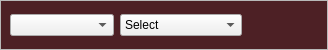
                            <widget class="QFrame" name="frame_13">
                             <property name="maximumSize">
                              <size>
                               <width>16777215</width>
                               <height>50</height>
                              </size>
                             </property>
                             <property name="styleSheet">
                              <string notr="true">#frame_13{
background-color: rgb(77, 32, 37);

}</string>
                             </property>
                             <property name="frameShape">
                              <enum>QFrame::StyledPanel</enum>
                             </property>
                             <property name="frameShadow">
                              <enum>QFrame::Raised</enum>
                             </property>
                             <layout class="QHBoxLayout" name="horizontalLayout_14">
                              <property name="spacing">
                               <number>0</number>
                              </property>
                              <property name="leftMargin">
                               <number>0</number>
                              </property>
                              <property name="topMargin">
                               <number>0</number>
                              </property>
                              <property name="rightMargin">
                               <number>0</number>
                              </property>
                              <property name="bottomMargin">
                               <number>0</number>
                              </property>
                              <item alignment="Qt::AlignLeft">
                               <widget class="QFrame" name="frame_15">
                                <property name="maximumSize">
                                 <size>
                                  <width>300</width>
                                  <height>16777215</height>
                                 </size>
                                </property>
                                <property name="styleSheet">
                                 <string notr="true">#frame_15{
	background-color: rgb(77, 32, 37);
	border-color: rgba(0, 0, 0, 0);
	border-width: .5px;
	border-style: inset;
}</string>
                                </property>
                                <property name="frameShape">
                                 <enum>QFrame::StyledPanel</enum>
                                </property>
                                <property name="frameShadow">
                                 <enum>QFrame::Raised</enum>
                                </property>
                                <layout class="QHBoxLayout" name="horizontalLayout_15">
                                 <item alignment="Qt::AlignLeft">
                                  <widget class="QComboBox" name="list_box">
                                   <property name="cursor">
                                    <cursorShape>PointingHandCursor</cursorShape>
                                   </property>
                                   <property name="toolTip">
                                    <string>Select list</string>
                                   </property>
                                   <property name="styleSheet">
                                    <string notr="true"/>
                                   </property>
                                   <property name="placeholderText">
                                    <string>Add Item</string>
                                   </property>
                                   <item>
                                    <property name="text">
                                     <string>Add Item</string>
                                    </property>
                                   </item>
                                   <item>
                                    <property name="text">
                                     <string>Completed</string>
                                    </property>
                                   </item>
                                   <item>
                                    <property name="text">
                                     <string>Plan to Watch</string>
                                    </property>
                                   </item>
                                  </widget>
                                 </item>
                                 <item alignment="Qt::AlignLeft">
                                  <widget class="QComboBox" name="rating_box">
                                   <property name="cursor">
                                    <cursorShape>PointingHandCursor</cursorShape>
                                   </property>
                                   <property name="toolTip">
                                    <string>Select score</string>
                                   </property>
                                   <property name="styleSheet">
                                    <string notr="true"/>
                                   </property>
                                   <item>
                                    <property name="text">
                                     <string>Select</string>
                                    </property>
                                   </item>
                                   <item>
                                    <property name="text">
                                     <string>(10) Masterpiece</string>
                                    </property>
                                   </item>
                                   <item>
                                    <property name="text">
                                     <string>(9) Great</string>
                                    </property>
                                   </item>
                                   <item>
                                    <property name="text">
                                     <string>(8) Very Good</string>
                                    </property>
                                   </item>
                                   <item>
                                    <property name="text">
                                     <string>(7) Good</string>
                                    </property>
                                   </item>
                                   <item>
                                    <property name="text">
                                     <string>(6) Fine</string>
                                    </property>
                                   </item>
                                   <item>
                                    <property name="text">
                                     <string>(5) Average</string>
                                    </property>
                                   </item>
                                   <item>
                                    <property name="text">
                                     <string>(4) Bad</string>
                                    </property>
                                   </item>
                                   <item>
                                    <property name="text">
                                     <string>(3) Very Bad</string>
                                    </property>
                                   </item>
                                   <item>
                                    <property name="text">
                                     <string>(2) Horrible</string>
                                    </property>
                                   </item>
                                   <item>
                                    <property name="text">
                                     <string>(1) Appalling</string>
                                    </property>
                                   </item>
                                  </widget>
                                 </item>
                                </layout>
                               </widget>
                              </item>
                              <item>
                               <widget class="QFrame" name="frame_14">
                                <property name="sizePolicy">
                                 <sizepolicy hsizetype="Preferred" vsizetype="Preferred">
                                  <horstretch>0</horstretch>
                                  <verstretch>0</verstretch>
                                 </sizepolicy>
                                </property>
                                <property name="maximumSize">
                                 <size>
                                  <width>200</width>
                                  <height>16777215</height>
                                 </size>
                                </property>
                                <property name="styleSheet">
                                 <string notr="true">#frame_14{
background-color: rgb(77, 32, 37);
border-color: rgba(0, 0, 0, 0);
border-width: 3px;
border-style: inset;

}</string>
                                </property>
                                <property name="frameShape">
                                 <enum>QFrame::StyledPanel</enum>
                                </property>
                                <property name="frameShadow">
                                 <enum>QFrame::Raised</enum>
                                </property>
                                <layout class="QHBoxLayout" name="horizontalLayout_26">
                                 <property name="spacing">
                                  <number>0</number>
                                 </property>
                                 <property name="leftMargin">
                                  <number>0</number>
                                 </property>
                                 <property name="topMargin">
                                  <number>0</number>
                                 </property>
                                 <property name="rightMargin">
                                  <number>0</number>
                                 </property>
                                 <property name="bottomMargin">
                                  <number>0</number>
                                 </property>
                                 <item>
                                  <spacer name="horizontalSpacer_7">
                                   <property name="orientation">
                                    <enum>Qt::Horizontal</enum>
                                   </property>
                                   <property name="sizeHint" stdset="0">
                                    <size>
                                     <width>20</width>
                                     <height>20</height>
                                    </size>
                                   </property>
                                  </spacer>
                                 </item>
                                 <item alignment="Qt::AlignRight">
                                  <widget class="QPushButton" name="remove_button">
                                   <property name="minimumSize">
                                    <size>
                                     <width>50</width>
                                     <height>40</height>
                                    </size>
                                   </property>
                                   <property name="maximumSize">
                                    <size>
                                     <width>50</width>
                                     <height>50</height>
                                    </size>
                                   </property>
                                   <property name="toolTip">
                                    <string>Delete from List</string>
                                   </property>
                                   <property name="styleSheet">
                                    <string notr="true">border-color: rgba(0, 0, 0, 0);
border-width: 3px;
border-style: inset;</string>
                                   </property>
                                   <property name="text">
                                    <string/>
                                   </property>
                                   <property name="icon">
                                    <iconset resource="icons/icons.qrc">
                                     <normaloff>:/icons/trash-2.svg</normaloff>:/icons/trash-2.svg</iconset>
                                   </property>
                                   <property name="iconSize">
                                    <size>
                                     <width>20</width>
                                     <height>20</height>
                                    </size>
                                   </property>
                                  </widget>
                                 </item>
                                </layout>
                               </widget>
                              </item>
                             </layout>
                            </widget>
